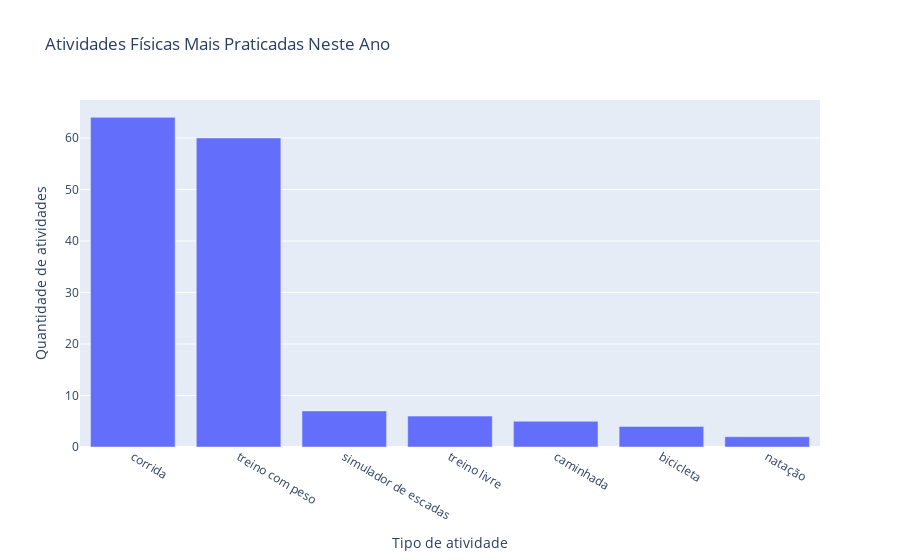

The code cell stored with this chart in its notebook:
### Markdown cell above
Este gráfico é útil para identificar as preferências de exercícios e pode ajudar a entender as tendências de atividades físicas dentro de um determinado período, neste caso dentro do mês atual.

### Code cell
# 📅 Quantas atividades foram feitas neste ano?
atividades_ano = df[df['year'] == pd.Timestamp('today').year]
print(f"Atividades neste ano: {atividades_ano.shape[0]}")

# 🏃♂️ Qual está sendo a atividade física mais praticada este ano?
atividade_mais_praticada_ano = atividades_ano['sport_type'].value_counts()
print(f"Atividade mais praticada este ano: {atividade_mais_praticada_ano.idxmax()}")

# Contagem de atividades por tipo de esporte
contagem_atividades_ano = atividades_ano['sport_type'].value_counts().reset_index()
contagem_atividades_ano.columns = ['Tipo de atividade', 'Quantidade de atividades']

# Gráfico de barras com a contagem de atividades por tipo de esporte
fig = px.bar(contagem_atividades_ano, x='Tipo de atividade', y='Quantidade de atividades', title='Atividades Físicas Mais Praticadas Neste Ano')
fig.show()
fig.write_image("meu_grafico02.png")

### Figure 1 — Plotly figure (JSON) as saved in the notebook; plotly's stock layout.template omitted (floating-point values rounded to 4 significant figures)
{"data": [{"alignmentgroup": "True", "hovertemplate": "Tipo de atividade=%{x}<br>Quantidade de atividades=%{y}<extra></extra>", "legendgroup": "", "marker": {"color": "#636efa", "pattern": {"shape": ""}}, "name": "", "offsetgroup": "", "orientation": "v", "showlegend": false, "textposition": "auto", "type": "bar", "x": ["corrida", "treino com peso", "simulador de escadas", "treino livre", "caminhada", "bicicleta", "natação"], "xaxis": "x", "y": [64, 60, 7, 6, 5, 4, 2], "yaxis": "y"}], "layout": {"barmode": "relative", "legend": {"tracegroupgap": 0}, "title": {"text": "Atividades Físicas Mais Praticadas Neste Ano"}, "xaxis": {"anchor": "y", "domain": [0, 1], "title": {"text": "Tipo de atividade"}}, "yaxis": {"anchor": "x", "domain": [0, 1], "title": {"text": "Quantidade de atividades"}}}}
